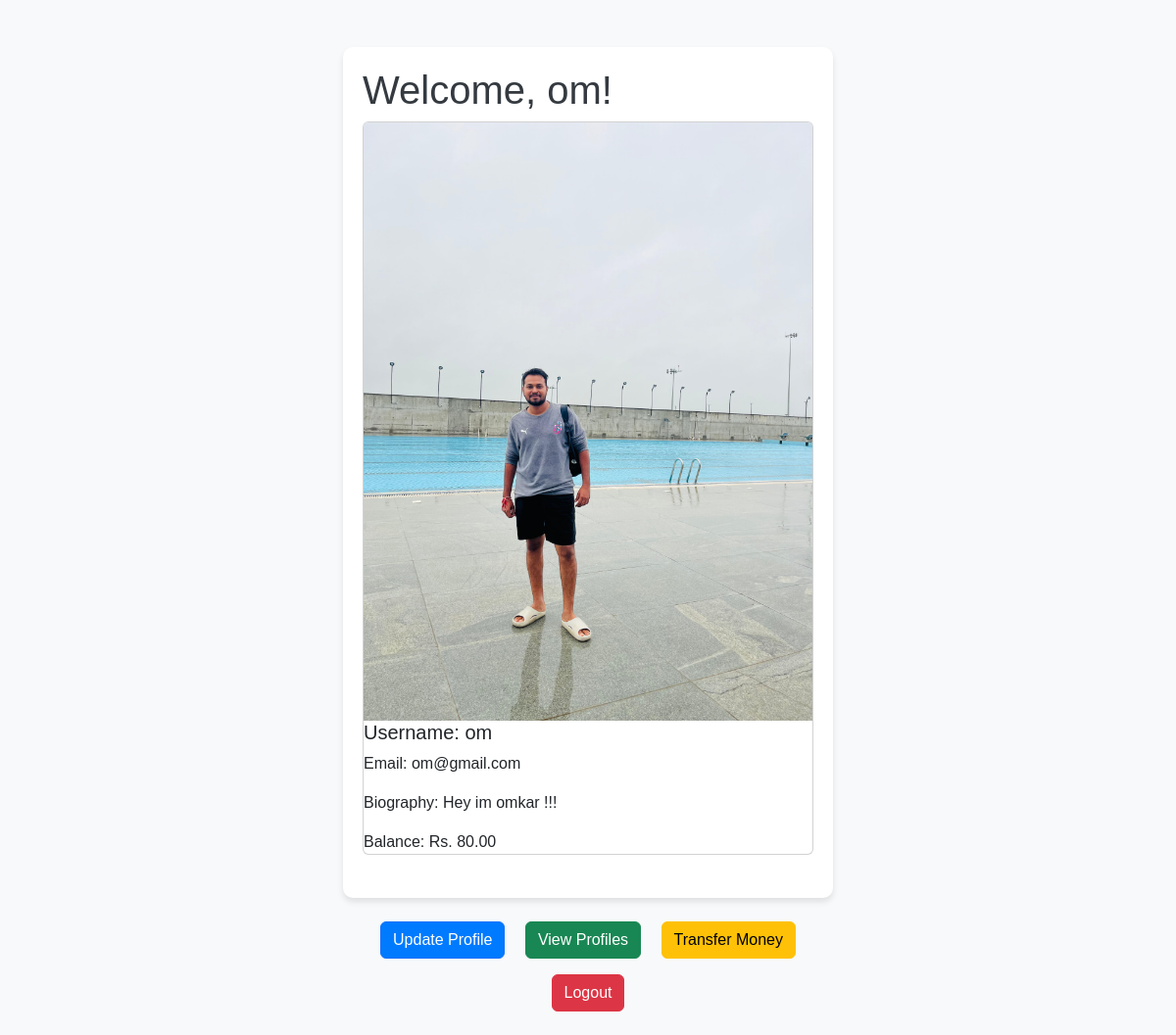
Before: /home.php (signed in) with the older database file.
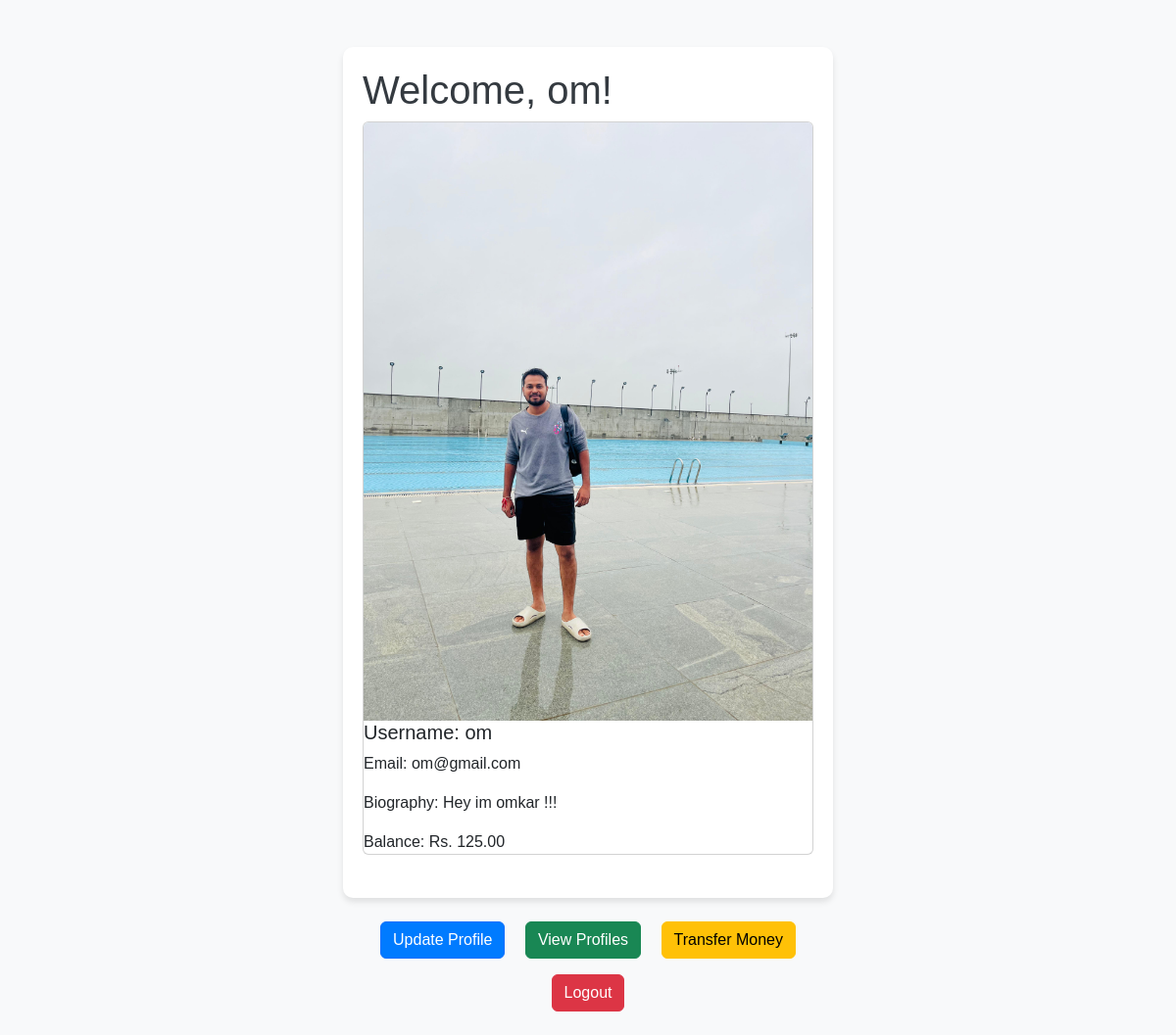
After: the same page with the newer database file.
### tables this page shows
CREATE TABLE `user` (
  `username` varchar(100) NOT NULL,
  `email` varchar(100) NOT NULL,
  `password` varchar(100) NOT NULL,
  `profile_image` blob,
  `biography` varchar(500) DEFAULT NULL,
  `balance` decimal(10,2) DEFAULT '100.00',
  PRIMARY KEY (`username`)
);

### home.php (the view, shortened to what this page needs)
<?php
$DATABASE_HOST = 'db';
$DATABASE_USER = 'root';
$DATABASE_PASS = 'root';
$DATABASE_NAME = 'time_pass';
$con = mysqli_connect($DATABASE_HOST, $DATABASE_USER, $DATABASE_PASS, $DATABASE_NAME);
$query = "SELECT * FROM user WHERE username='" . $_SESSION['username']."'";
$result = mysqli_query($con, $query);
$user = mysqli_fetch_assoc($result);
?>
<!DOCTYPE html>
<html lang="en">
<head>
    <link rel="stylesheet" href="https://cdn.jsdelivr.net/npm/bootstrap@5.2.3/dist/css/bootstrap.min.css">
    <link rel="stylesheet" href="css/style.css">
</head>
<body>
    <div class="container mt-5">
        <h1>Welcome, <?php echo htmlspecialchars($_SESSION['username']); ?>!</h1>
        <div class="card mb-4">
        <img src="<?php echo !empty($user['profile_image']) ?  htmlspecialchars($user['profile_image']) : './images/default_profile_image.jpg'; ?>" class="card-img-top" alt="Profile Image">
    <h5 class="card-title">Username: <?php echo !empty($user['username']) ? htmlspecialchars($user['username']) : 'Placeholder Username'; ?></h5>
    <p class="card-text">Email: <?php echo !empty($user['email']) ? htmlspecialchars($user['email']) : 'Placeholder Email'; ?></p>
    <p class="card-text">Biography: <?php echo !empty($user['biography']) ? htmlspecialchars($user['biography'] ?? '') : 'No biography available. Maybe you can update it :)'; ?></p>
    <p class="card-text">Balance: Rs. <?php echo !empty($user['balance']) ? htmlspecialchars($user['balance']) : '0.00'; ?></p>
</div>
        </div>
        <br>
        <div class="text-center">
            <a href="update_profile.php" class="btn btn-primary mx-2">Update Profile</a>
            <a href="view_profiles.php" class="btn btn-success mx-2">View Profiles</a>
            <a href="transfer_money.php" class="btn btn-warning mx-2">Transfer Money</a>
        </div>
        <div class="text-center mt-3">
            <a href="logout.php" class="btn btn-danger">Logout</a>
        </div>
    <br>
</body>
</html>

Changed rows visible on the page:
changed user "om": balance "80.00" → "125.00"
